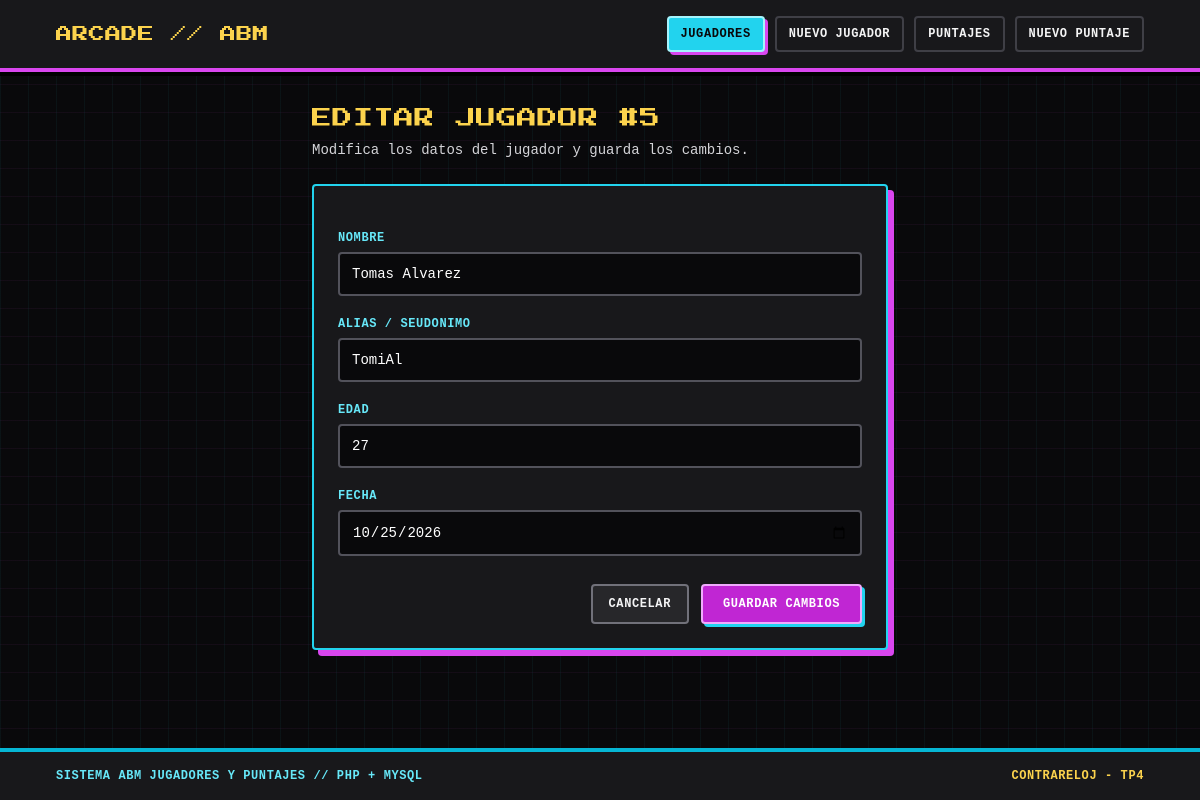
/editar.php?id=5, run on the app's committed database.
### tables this page shows
CREATE TABLE IF NOT EXISTS jugadores (
    id_jugador INT AUTO_INCREMENT PRIMARY KEY,
    nombre VARCHAR(100) NOT NULL,
    alias VARCHAR(50) NOT NULL,
    edad INT NOT NULL,
    fecha DATE NOT NULL
);

### conexion.php (called while the page is built, shortened)
<?php
function limpiar_texto(?string $texto): string
{
    return htmlspecialchars((string) $texto, ENT_QUOTES, 'UTF-8');
}

### editar.php (the view, shortened to what this page needs)
<?php
require_once __DIR__ . '/conexion.php';
$pdo = obtener_conexion();
$id_jugador = filter_input(INPUT_GET, 'id', FILTER_VALIDATE_INT);
$stmt = $pdo->prepare('SELECT id_jugador, nombre, alias, edad, fecha FROM jugadores WHERE id_jugador = :id');
$stmt->execute([':id' => $id_jugador]);
$jugador = $stmt->fetch();
$nombre = $jugador['nombre'];
$alias = $jugador['alias'];
$edad = (string) $jugador['edad'];
$fecha = $jugador['fecha'];
require_once __DIR__ . '/templates/header.php';
require_once __DIR__ . '/templates/nav.php';
?>
<div class="max-w-xl mx-auto">
    <div class="mb-6">
        <h1 class="font-arcade text-xl text-amber-300 tracking-wide">EDITAR JUGADOR #<?php echo (int) $id_jugador; ?></h1>
        <p class="text-sm text-zinc-300 mt-2">Modifica los datos del jugador y guarda los cambios.</p>
    </div>
    <form method="post" action="editar.php" class="rounded border-2 border-cyan-400 bg-zinc-900 p-6 space-y-5 shadow-[6px_6px_0px_#d946ef]">
        <div>
            <label for="nombre" class="block text-xs font-bold uppercase tracking-wider text-cyan-300 mb-1.5">Nombre</label>
            <input
                type="text"
                id="nombre"
                name="nombre"
                maxlength="100"
                required
                value="<?php echo limpiar_texto($nombre); ?>"
                class="w-full rounded border-2 border-zinc-600 bg-zinc-950 px-3 py-2.5 text-sm text-white focus:border-cyan-400 focus:outline-none"
            >
        </div>
        <div>
            <label for="alias" class="block text-xs font-bold uppercase tracking-wider text-cyan-300 mb-1.5">Alias / Seudonimo</label>
            <input
                type="text"
                id="alias"
                name="alias"
                maxlength="50"
                required
                value="<?php echo limpiar_texto($alias); ?>"
                class="w-full rounded border-2 border-zinc-600 bg-zinc-950 px-3 py-2.5 text-sm text-white focus:border-cyan-400 focus:outline-none"
            >
        </div>
        <div>
            <label for="edad" class="block text-xs font-bold uppercase tracking-wider text-cyan-300 mb-1.5">Edad</label>
            <input
                type="number"
                id="edad"
                name="edad"
                min="1"
                max="120"
                required
                value="<?php echo limpiar_texto($edad); ?>"
                class="w-full rounded border-2 border-zinc-600 bg-zinc-950 px-3 py-2.5 text-sm text-white focus:border-cyan-400 focus:outline-none"
            >
        </div>
        <div>
            <label for="fecha" class="block text-xs font-bold uppercase tracking-wider text-cyan-300 mb-1.5">Fecha</label>
            <input
                type="date"
                id="fecha"
                name="fecha"
                required
                value="<?php echo limpiar_texto($fecha); ?>"
                class="w-full rounded border-2 border-zinc-600 bg-zinc-950 px-3 py-2.5 text-sm text-white focus:border-cyan-400 focus:outline-none"
            >
        </div>
        <div class="flex items-center justify-end gap-3 pt-2">
            <a href="index.php" class="rounded border-2 border-zinc-500 bg-zinc-800 px-4 py-2.5 text-xs font-bold uppercase tracking-wider text-zinc-100 hover:bg-zinc-700 transicion-suave">
                Cancelar
            </a>
            <button type="submit" class="rounded border-2 border-fuchsia-300 bg-fuchsia-600 px-5 py-2.5 text-xs font-bold uppercase tracking-wider text-white shadow-[3px_3px_0px_#22d3ee] hover:bg-fuchsia-500 transicion-suave">
                Guardar Cambios
            </button>
        </div>
    </form>
</div>
<?php require_once __DIR__ . '/templates/footer.php'; ?>

### css/estilos.css (style rules this page uses)
.font-arcade { font-family: 'Press Start 2P', monospace; }
.arcade-fondo { background-image: linear-gradient(to right, rgba(34, 211, 238, 0.05) 1px, transparent 1px), linear-gradient(to bottom, rgba(217, 70, 239, 0.05) 1px, transparent 1px); background-size: 28px 28px; }
.transicion-suave { transition: background-color 0.15s ease-in-out, border-color 0.15s ease-in-out, color 0.15s ease-in-out, transform 0.1s ease-in-out; }

### data on the page
jugadores: nombre "Tomas Alvarez", alias "TomiAl", edad "27", fecha "10/25/2026"

### other printed values
$id_jugador "5"
